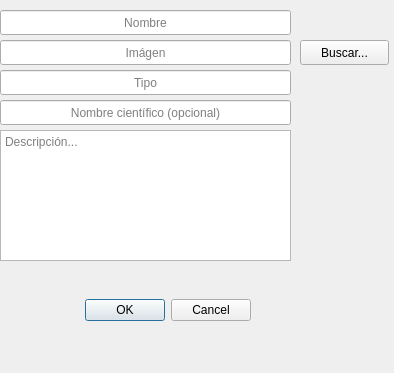
<?xml version="1.0" encoding="UTF-8"?>
<ui version="4.0">
 <class>ventanaAgregar</class>
 <widget class="QDialog" name="ventanaAgregar">
  <property name="geometry">
   <rect>
    <x>0</x>
    <y>0</y>
    <width>394</width>
    <height>373</height>
   </rect>
  </property>
  <property name="windowTitle">
   <string>Agregar nuevo</string>
  </property>
  <widget class="QDialogButtonBox" name="buttonBox">
   <property name="geometry">
    <rect>
     <x>70</x>
     <y>290</y>
     <width>181</width>
     <height>41</height>
    </rect>
   </property>
   <property name="layoutDirection">
    <enum>Qt::LeftToRight</enum>
   </property>
   <property name="orientation">
    <enum>Qt::Horizontal</enum>
   </property>
   <property name="standardButtons">
    <set>QDialogButtonBox::Cancel|QDialogButtonBox::Ok</set>
   </property>
  </widget>
  <widget class="QLineEdit" name="direccionImagen">
   <property name="geometry">
    <rect>
     <x>0</x>
     <y>40</y>
     <width>291</width>
     <height>25</height>
    </rect>
   </property>
   <property name="text">
    <string/>
   </property>
   <property name="alignment">
    <set>Qt::AlignCenter</set>
   </property>
   <property name="placeholderText">
    <string>Imágen</string>
   </property>
  </widget>
  <widget class="QPushButton" name="buscar">
   <property name="geometry">
    <rect>
     <x>300</x>
     <y>40</y>
     <width>89</width>
     <height>25</height>
    </rect>
   </property>
   <property name="text">
    <string>Buscar...</string>
   </property>
  </widget>
  <widget class="QLineEdit" name="lineEdit">
   <property name="geometry">
    <rect>
     <x>0</x>
     <y>70</y>
     <width>291</width>
     <height>25</height>
    </rect>
   </property>
   <property name="alignment">
    <set>Qt::AlignCenter</set>
   </property>
   <property name="placeholderText">
    <string>Tipo</string>
   </property>
  </widget>
  <widget class="QLineEdit" name="nombreCientifico">
   <property name="geometry">
    <rect>
     <x>0</x>
     <y>100</y>
     <width>291</width>
     <height>25</height>
    </rect>
   </property>
   <property name="alignment">
    <set>Qt::AlignCenter</set>
   </property>
   <property name="placeholderText">
    <string>Nombre científico (opcional)</string>
   </property>
  </widget>
  <widget class="QPlainTextEdit" name="descripcion">
   <property name="geometry">
    <rect>
     <x>0</x>
     <y>130</y>
     <width>291</width>
     <height>131</height>
    </rect>
   </property>
   <property name="layoutDirection">
    <enum>Qt::LeftToRight</enum>
   </property>
   <property name="placeholderText">
    <string>Descripción...</string>
   </property>
  </widget>
  <widget class="QLineEdit" name="textNombre">
   <property name="geometry">
    <rect>
     <x>0</x>
     <y>10</y>
     <width>291</width>
     <height>25</height>
    </rect>
   </property>
   <property name="text">
    <string/>
   </property>
   <property name="alignment">
    <set>Qt::AlignCenter</set>
   </property>
   <property name="placeholderText">
    <string>Nombre</string>
   </property>
  </widget>
 </widget>
 <resources/>
 <connections>
  <connection>
   <sender>buttonBox</sender>
   <signal>accepted()</signal>
   <receiver>ventanaAgregar</receiver>
   <slot>accept()</slot>
   <hints>
    <hint type="sourcelabel">
     <x>248</x>
     <y>254</y>
    </hint>
    <hint type="destinationlabel">
     <x>157</x>
     <y>274</y>
    </hint>
   </hints>
  </connection>
  <connection>
   <sender>buttonBox</sender>
   <signal>rejected()</signal>
   <receiver>ventanaAgregar</receiver>
   <slot>reject()</slot>
   <hints>
    <hint type="sourcelabel">
     <x>316</x>
     <y>260</y>
    </hint>
    <hint type="destinationlabel">
     <x>286</x>
     <y>274</y>
    </hint>
   </hints>
  </connection>
 </connections>
</ui>
